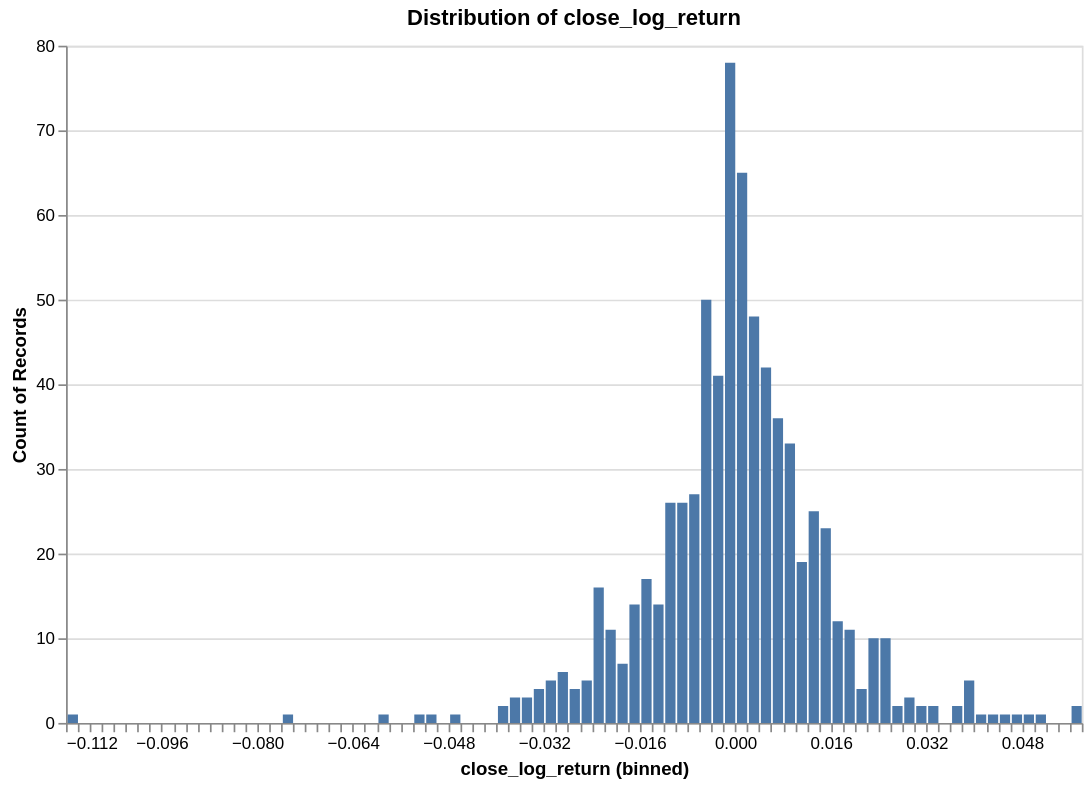

Here is the notebook cell this chart was saved with:
### Code cell
research.plot_distribution(ts, target, no_bins = 100)

### Figure 1 — Vega specification as saved in the notebook (floating-point values rounded to 4 significant figures)
{"$schema": "https://vega.github.io/schema/vega/v6.json", "data": [{"name": "param_f268f798f41c853e_store"}, {"name": "source_0", "values": [{"__count": 78, "bin_maxbins_100_close_log_return": -0.002, "bin_maxbins_100_close_log_return_end": -1.735e-18}, {"__count": 10, "bin_maxbins_100_close_log_return": 0.024, "bin_maxbins_100_close_log_return_end": 0.026}, {"__count": 5, "bin_maxbins_100_close_log_return": 0.038, "bin_maxbins_100_close_log_return_end": 0.04}, {"__count": 41, "bin_maxbins_100_close_log_return": -0.004, "bin_maxbins_100_close_log_return_end": -0.002}, {"__count": 65, "bin_maxbins_100_close_log_return": 0.0, "bin_maxbins_100_close_log_return_end": 0.002}, {"__count": 42, "bin_maxbins_100_close_log_return": 0.004, "bin_maxbins_100_close_log_return_end": 0.006}, {"__count": 25, "bin_maxbins_100_close_log_return": 0.012, "bin_maxbins_100_close_log_return_end": 0.014}, {"__count": 50, "bin_maxbins_100_close_log_return": -0.006, "bin_maxbins_100_close_log_return_end": -0.004}, {"__count": 26, "bin_maxbins_100_close_log_return": -0.01, "bin_maxbins_100_close_log_return_end": -0.008}, {"__count": 33, "bin_maxbins_100_close_log_return": 0.008, "bin_maxbins_100_close_log_return_end": 0.01}, {"__count": 48, "bin_maxbins_100_close_log_return": 0.002, "bin_maxbins_100_close_log_return_end": 0.004}, {"__count": 26, "bin_maxbins_100_close_log_return": -0.012, "bin_maxbins_100_close_log_return_end": -0.01}, {"__count": 36, "bin_maxbins_100_close_log_return": 0.006, "bin_maxbins_100_close_log_return_end": 0.008}, {"__count": 4, "bin_maxbins_100_close_log_return": -0.034, "bin_maxbins_100_close_log_return_end": -0.032}, {"__count": 23, "bin_maxbins_100_close_log_return": 0.014, "bin_maxbins_100_close_log_return_end": 0.016}, {"__count": 3, "bin_maxbins_100_close_log_return": 0.028, "bin_maxbins_100_close_log_return_end": 0.03}, {"__count": 16, "bin_maxbins_100_close_log_return": -0.024, "bin_maxbins_100_close_log_return_end": -0.022}, {"__count": 14, "bin_maxbins_100_close_log_return": -0.018, "bin_maxbins_100_close_log_return_end": -0.016}, {"__count": 12, "bin_maxbins_100_close_log_return": 0.016, "bin_maxbins_100_close_log_return_end": 0.018}, {"__count": 14, "bin_maxbins_100_close_log_return": -0.014, "bin_maxbins_100_close_log_return_end": -0.012}, {"__count": 6, "bin_maxbins_100_close_log_return": -0.03, "bin_maxbins_100_close_log_return_end": -0.028}, {"__count": 19, "bin_maxbins_100_close_log_return": 0.01, "bin_maxbins_100_close_log_return_end": 0.012}, {"__count": 17, "bin_maxbins_100_close_log_return": -0.016, "bin_maxbins_100_close_log_return_end": -0.014}, {"__count": 10, "bin_maxbins_100_close_log_return": 0.022, "bin_maxbins_100_close_log_return_end": 0.024}, {"__count": 11, "bin_maxbins_100_close_log_return": 0.018, "bin_maxbins_100_close_log_return_end": 0.02}, {"__count": 27, "bin_maxbins_100_close_log_return": -0.008, "bin_maxbins_100_close_log_return_end": -0.006}, {"__count": 5, "bin_maxbins_100_close_log_return": -0.026, "bin_maxbins_100_close_log_return_end": -0.024}, {"__count": 1, "bin_maxbins_100_close_log_return": 0.044, "bin_maxbins_100_close_log_return_end": 0.046}, {"__count": 4, "bin_maxbins_100_close_log_return": 0.02, "bin_maxbins_100_close_log_return_end": 0.022}, {"__count": 7, "bin_maxbins_100_close_log_return": -0.02, "bin_maxbins_100_close_log_return_end": -0.018}, {"__count": 11, "bin_maxbins_100_close_log_return": -0.022, "bin_maxbins_100_close_log_return_end": -0.02}, {"__count": 1, "bin_maxbins_100_close_log_return": 0.04, "bin_maxbins_100_close_log_return_end": 0.042}, {"__count": 1, "bin_maxbins_100_close_log_return": -0.076, "bin_maxbins_100_close_log_return_end": -0.074}, {"__count": 2, "bin_maxbins_100_close_log_return": 0.026, "bin_maxbins_100_close_log_return_end": 0.028}, {"__count": 3, "bin_maxbins_100_close_log_return": -0.036, "bin_maxbins_100_close_log_return_end": -0.034}, {"__count": 4, "bin_maxbins_100_close_log_return": -0.028, "bin_maxbins_100_close_log_return_end": -0.026}, {"__count": 1, "bin_maxbins_100_close_log_return": -0.06, "bin_maxbins_100_close_log_return_end": -0.058}, {"__count": 1, "bin_maxbins_100_close_log_return": -0.052, "bin_maxbins_100_close_log_return_end": -0.05}, {"__count": 2, "bin_maxbins_100_close_log_return": 0.032, "bin_maxbins_100_close_log_return_end": 0.034}, {"__count": 1, "bin_maxbins_100_close_log_return": -0.048, "bin_maxbins_100_close_log_return_end": -0.046}, {"__count": 1, "bin_maxbins_100_close_log_return": 0.042, "bin_maxbins_100_close_log_return_end": 0.044}, {"__count": 3, "bin_maxbins_100_close_log_return": -0.038, "bin_maxbins_100_close_log_return_end": -0.036}, {"__count": 2, "bin_maxbins_100_close_log_return": 0.03, "bin_maxbins_100_close_log_return_end": 0.032}, {"__count": 2, "bin_maxbins_100_close_log_return": 0.036, "bin_maxbins_100_close_log_return_end": 0.038}, {"__count": 5, "bin_maxbins_100_close_log_return": -0.032, "bin_maxbins_100_close_log_return_end": -0.03}, {"__count": 1, "bin_maxbins_100_close_log_return": -0.054, "bin_maxbins_100_close_log_return_end": -0.052}, {"__count": 2, "bin_maxbins_100_close_log_return": -0.04, "bin_maxbins_100_close_log_return_end": -0.038}, {"__count": 1, "bin_maxbins_100_close_log_return": -0.112, "bin_maxbins_100_close_log_return_end": -0.11}, {"__count": 2, "bin_maxbins_100_close_log_return": 0.056, "bin_maxbins_100_close_log_return_end": 0.058}, {"__count": 1, "bin_maxbins_100_close_log_return": 0.046, "bin_maxbins_100_close_log_return_end": 0.048}, {"__count": 1, "bin_maxbins_100_close_log_return": 0.05, "bin_maxbins_100_close_log_return_end": 0.052}, {"__count": 1, "bin_maxbins_100_close_log_return": 0.048, "bin_maxbins_100_close_log_return_end": 0.05}]}, {"name": "source_0_y_domain___count", "values": [{"min": 1, "max": 78}]}], "signals": [{"name": "bin_maxbins_100_close_log_return_bins", "value": {"fields": ["close_log_return"], "fname": "bin_close_log_return", "start": -0.112, "step": 0.002, "stop": 0.058}}, {"name": "unit", "value": {}, "on": [{"events": "pointermove", "update": "isTuple(group()) ? group() : unit"}]}, {"name": "param_f268f798f41c853e", "update": "vlSelectionResolve(\"param_f268f798f41c853e_store\", \"union\")"}, {"name": "param_f268f798f41c853e_close_log_return", "on": [{"events": [{"source": "view", "type": "dblclick"}], "update": "null"}, {"events": {"signal": "param_f268f798f41c853e_translate_delta"}, "update": "panLinear(param_f268f798f41c853e_translate_anchor.extent_x, -param_f268f798f41c853e_translate_delta.x / width)"}, {"events": {"signal": "param_f268f798f41c853e_zoom_delta"}, "update": "zoomLinear(domain(\"x\"), param_f268f798f41c853e_zoom_anchor.x, param_f268f798f41c853e_zoom_delta)"}]}, {"name": "param_f268f798f41c853e_tuple", "on": [{"events": [{"signal": "param_f268f798f41c853e_close_log_return"}], "update": "param_f268f798f41c853e_close_log_return ? {unit: \"\", fields: param_f268f798f41c853e_tuple_fields, values: [param_f268f798f41c853e_close_log_return]} : null"}]}, {"name": "param_f268f798f41c853e_tuple_fields", "value": [{"field": "close_log_return", "channel": "x", "type": "R"}]}, {"name": "param_f268f798f41c853e_translate_anchor", "value": {}, "on": [{"events": [{"source": "scope", "type": "pointerdown"}], "update": "{x: x(unit), y: y(unit), extent_x: domain(\"x\")}"}]}, {"name": "param_f268f798f41c853e_translate_delta", "value": {}, "on": [{"events": [{"source": "window", "between": [{"source": "scope", "type": "pointerdown"}, {"source": "window", "type": "pointerup"}], "type": "pointermove", "consume": true}], "update": "{x: param_f268f798f41c853e_translate_anchor.x - x(unit), y: param_f268f798f41c853e_translate_anchor.y - y(unit)}"}]}, {"name": "param_f268f798f41c853e_zoom_anchor", "on": [{"events": [{"source": "scope", "type": "wheel", "consume": true}], "update": "{x: invert(\"x\", x(unit)), y: invert(\"y\", y(unit))}"}]}, {"name": "param_f268f798f41c853e_zoom_delta", "on": [{"events": [{"source": "scope", "type": "wheel", "consume": true}], "update": "pow(1.001, event.deltaY * pow(16, event.deltaMode))", "force": true}]}, {"name": "param_f268f798f41c853e_modify", "on": [{"events": {"signal": "param_f268f798f41c853e_tuple"}, "update": "modify(\"param_f268f798f41c853e_store\", param_f268f798f41c853e_tuple, true)"}]}], "marks": [{"type": "rect", "name": "marks", "from": {"data": "source_0"}, "encode": {"update": {"x2": {"field": "bin_maxbins_100_close_log_return", "scale": "x", "offset": {"signal": "0.5 + (abs(scale(\"x\", datum[\"bin_maxbins_100_close_log_return_end\"]) - scale(\"x\", datum[\"bin_maxbins_100_close_log_return\"])) < 0.25 ? -0.5 * (0.25 - (abs(scale(\"x\", datum[\"bin_maxbins_100_close_log_return_end\"]) - scale(\"x\", datum[\"bin_maxbins_100_close_log_return\"])))) : 0.5)"}}, "x": {"field": "bin_maxbins_100_close_log_return_end", "scale": "x", "offset": {"signal": "0.5 + (abs(scale(\"x\", datum[\"bin_maxbins_100_close_log_return_end\"]) - scale(\"x\", datum[\"bin_maxbins_100_close_log_return\"])) < 0.25 ? 0.5 * (0.25 - (abs(scale(\"x\", datum[\"bin_maxbins_100_close_log_return_end\"]) - scale(\"x\", datum[\"bin_maxbins_100_close_log_return\"])))) : -0.5)"}}, "fill": {"value": "#4c78a8"}, "y": {"field": "__count", "scale": "y"}, "y2": {"value": 0, "scale": "y"}}}, "style": ["bar"], "interactive": true, "clip": true}], "scales": [{"name": "x", "type": "linear", "domain": {"signal": "[bin_maxbins_100_close_log_return_bins.start, bin_maxbins_100_close_log_return_bins.stop]"}, "range": [0, {"signal": "width"}], "bins": {"signal": "bin_maxbins_100_close_log_return_bins"}, "domainRaw": {"signal": "param_f268f798f41c853e[\"close_log_return\"]"}, "zero": false}, {"name": "y", "type": "linear", "domain": [{"signal": "(data(\"source_0_y_domain___count\")[0] || {}).min"}, {"signal": "(data(\"source_0_y_domain___count\")[0] || {}).max"}], "range": [{"signal": "height"}, 0], "zero": true, "nice": true}], "axes": [{"scale": "y", "orient": "left", "domain": false, "labels": false, "ticks": false, "grid": true, "maxExtent": 0, "gridScale": "x", "tickCount": {"signal": "ceil(height/40)"}, "minExtent": 0, "aria": false, "zindex": 0}, {"scale": "x", "labelOverlap": true, "tickCount": {"signal": "ceil(width/10)"}, "grid": false, "labelFlush": true, "orient": "bottom", "title": "close_log_return (binned)", "zindex": 0}, {"scale": "y", "labelOverlap": true, "zindex": 0, "tickCount": {"signal": "ceil(height/40)"}, "orient": "left", "grid": false, "title": "Count of Records"}], "title": {"text": "Distribution of close_log_return", "frame": "group"}, "height": 400, "width": 600, "background": "white", "style": "cell", "padding": 5}
